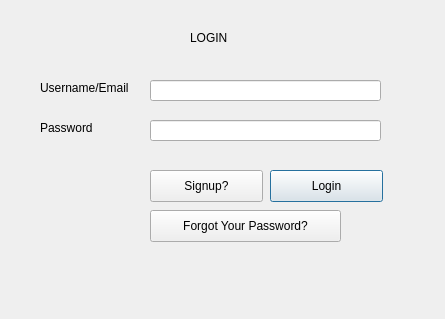
<?xml version="1.0" encoding="UTF-8"?>
<ui version="4.0">
 <class>Dialog</class>
 <widget class="QDialog" name="Dialog">
  <property name="geometry">
   <rect>
    <x>0</x>
    <y>0</y>
    <width>445</width>
    <height>319</height>
   </rect>
  </property>
  <property name="windowTitle">
   <string>Dialog</string>
  </property>
  <widget class="QLabel" name="lbl_usrname">
   <property name="geometry">
    <rect>
     <x>40</x>
     <y>80</y>
     <width>101</width>
     <height>16</height>
    </rect>
   </property>
   <property name="text">
    <string>Username/Email</string>
   </property>
  </widget>
  <widget class="QLabel" name="lbl_pwd">
   <property name="geometry">
    <rect>
     <x>40</x>
     <y>120</y>
     <width>61</width>
     <height>16</height>
    </rect>
   </property>
   <property name="text">
    <string>Password</string>
   </property>
  </widget>
  <widget class="QLineEdit" name="line_usrname">
   <property name="geometry">
    <rect>
     <x>150</x>
     <y>80</y>
     <width>231</width>
     <height>21</height>
    </rect>
   </property>
  </widget>
  <widget class="QLineEdit" name="line_pwd">
   <property name="geometry">
    <rect>
     <x>150</x>
     <y>120</y>
     <width>231</width>
     <height>21</height>
    </rect>
   </property>
  </widget>
  <widget class="QLabel" name="lbl_heading">
   <property name="geometry">
    <rect>
     <x>190</x>
     <y>30</y>
     <width>41</width>
     <height>16</height>
    </rect>
   </property>
   <property name="text">
    <string>LOGIN</string>
   </property>
  </widget>
  <widget class="QPushButton" name="btn_login">
   <property name="geometry">
    <rect>
     <x>270</x>
     <y>170</y>
     <width>113</width>
     <height>32</height>
    </rect>
   </property>
   <property name="text">
    <string>Login</string>
   </property>
  </widget>
  <widget class="QPushButton" name="btn_signup">
   <property name="geometry">
    <rect>
     <x>150</x>
     <y>170</y>
     <width>113</width>
     <height>32</height>
    </rect>
   </property>
   <property name="text">
    <string>Signup?</string>
   </property>
  </widget>
  <widget class="QPushButton" name="btn_forgotpwd">
   <property name="geometry">
    <rect>
     <x>150</x>
     <y>210</y>
     <width>191</width>
     <height>32</height>
    </rect>
   </property>
   <property name="text">
    <string>Forgot Your Password?</string>
   </property>
  </widget>
 </widget>
 <resources/>
 <connections/>
</ui>
